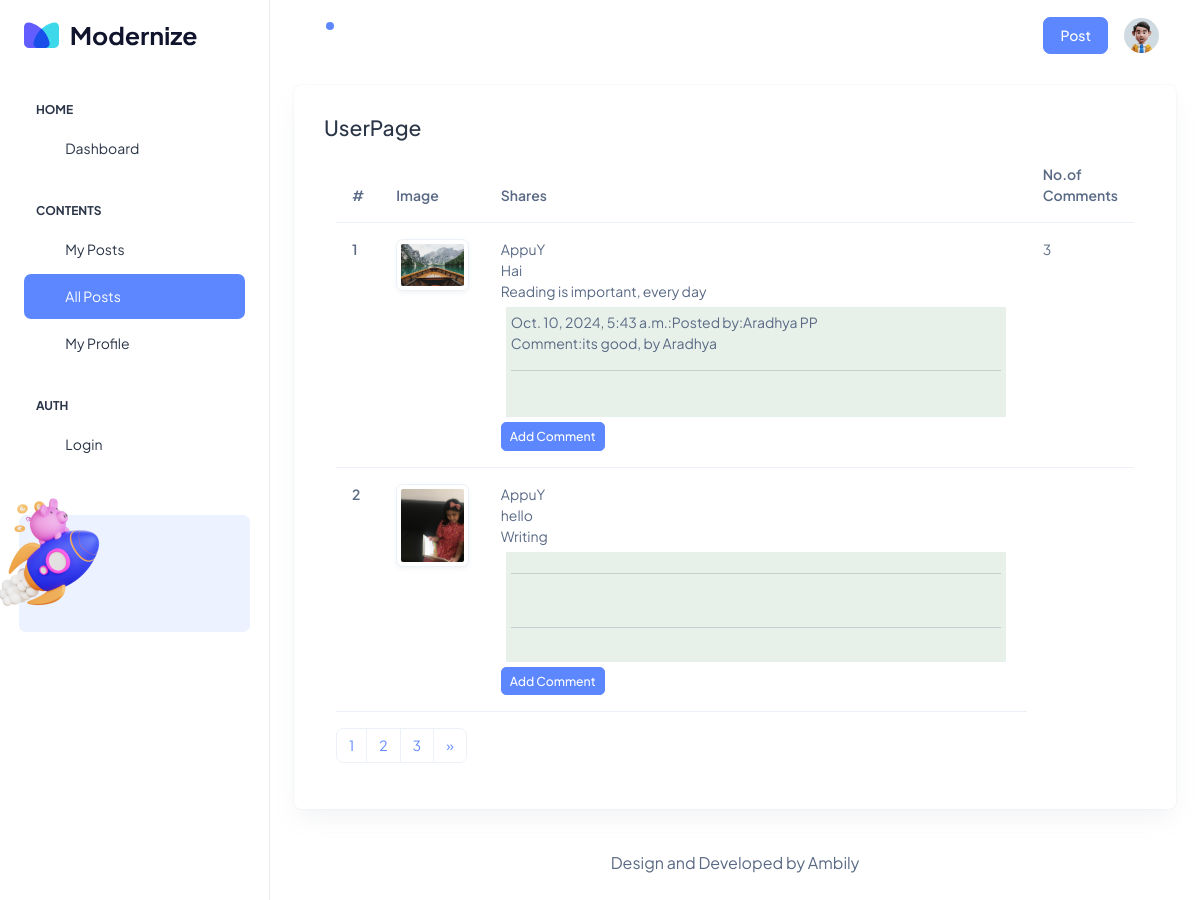
Page /postlist/ (signed in) on the committed database.
### userapp/models.py (models this page shows, shortened)
class UserPosts(models.Model):
    username = models.CharField(max_length=100,null=True)
    title = models.CharField(max_length=100, null=True)
    image = models.ImageField(upload_to='post.media')
    content = models.CharField(max_length=500)

class UserProfile(models.Model):
    username = models.CharField(max_length=200)
    firstname = models.CharField(max_length=200)
    lastname = models.CharField(max_length=200)
    email = models.CharField(max_length=300)
    contactno = models.IntegerField()
    password = models.CharField(max_length=200)
    confpassword = models.CharField(max_length=200)

class BlogComment(models.Model):
    blogid = models.IntegerField()
    username = models.CharField(max_length=100, null=True)
    firstname = models.CharField(max_length=100, null=True)
    lastname = models.CharField(max_length=100, null=True)
    postedby_username= models.CharField(max_length=100, null=True)
    comment= models.CharField(max_length=600,null=True)
    date_cmnt_posted = models.DateTimeField(default=timezone.now)

### userapp/views.py (the view)
# urls.py: path("postlist/", views.postcomment, name='postlist'),
def postcomment(request):
    user_name = request.session['username']
    alluserposts = UserPosts.objects.all()
    user_details = loginTable.objects.get(username=user_name)
    blog_userdetails=UserProfile.objects.all()
    user_comments=BlogComment.objects.all()
    paginator = Paginator(alluserposts, 2)
    page_number = request.GET.get('page')
    try:
        page = paginator.get_page(page_number)
    except EmptyPage:
        page = paginator.page(page_number.num_pages)
    if(user_details.type=='user'):
        return render(request, 'user/comment.html', {'alluserposts': alluserposts,'page':page,'user_comments':user_comments,'blog_userdetails':blog_userdetails})
    else:
        return render(request, 'user/admincomment.html', {'alluserposts': alluserposts, 'page': page,'user_comments':user_comments,'blog_userdetails':blog_userdetails})

### templates/user/comment.html (shortened to what this page needs)
{% extends 'user/base1.html' %}
{% load static %}
{% block content %}
<h4>UserPage</h4>
<div class="container">
        <div class="row">
        <div class="col-12">
		<table class="table table-image">
		  <thead>
		    <tr>
		      <th scope="col">#</th>
		      <th scope="col">Image</th>
		      <th scope="col">Shares</th>
              <th scope="col">No.of Comments</th>
		    </tr>
		  </thead>
		  <tbody>
           {%for alluserposts in page %}
		    <tr>
		      <th scope="row">{{forloop.counter}}</th>
		      <td class="w-25">
			      <img src="{{alluserposts.image.url}}" class="img-fluid img-thumbnail" alt="Sheep">
		      </td>
                 <td>
                {%for bloguserdetails in blog_userdetails %}
                        {% if bloguserdetails.username == alluserposts.username %}
		     {{bloguserdetails.firstname}}{{bloguserdetails.lastname}}</br>
                      {% endif %}
                  {% endfor %}
		      {{alluserposts.title}}</br>
		      {{alluserposts.content}}
               <div class="scroll">
                   {%for comments in user_comments %}
                        {% if comments.blogid == alluserposts.id %}
                   <p>    {{comments.date_cmnt_posted}}:Posted by:{{comments.firstname}} {{comments.lastname}}<br>
                   Comment:{{comments.comment}}</p>
                         {% endif %}
                   <hr>
                    {% endfor %}
               </div>
               <div style="width:300px;">
                <a href="{%url 'postcomments' alluserposts.id %}" class="btn btn-primary btn-sm">Add Comment</a>
               </div>
              </td>
                {%for comments in user_comments %}
                        {% if comments.blogid == alluserposts.id %}
		      <td>{{user_comments.count}}</td>
                    {% endif %}
                {% endfor %}
		    </tr>
              {%endfor%}
		  </tbody>
		</table>
        <nav aria-label="Page navigation example">
  <ul class="pagination">
    {% for num in page.paginator.page_range%}
    <li class="page-item {% if page_number == num %} activate {% endif %}">
      <a class="page-link" href="?page={{num}}">{{num}}</a>
    </li>
    {% endfor %}
     {%if page.has_next %}
    <li class="page-item">
      <a class="page-link" href="?page={{page.next_page_number}}" aria-label="Next">
        <span aria-hidden="true">&raquo;</span>
      </a>
    </li>
    {% endif %}
  </ul>
</nav>
    </div>
  </div>
</div>
{% endblock %}

### templates/user/comment.html (style rules this page uses)
div.scroll { margin: 5px; padding: 5px; background-color: #e7f0e9; width: 500px; height: 110px; overflow-x: auto; overflow-y: auto; text-align: justify; }

### rows in the picture
UserPosts: image (picture), title "Hai", content "Reading is important, every day"
UserProfile: firstname "Appu", lastname "Y"
BlogComment: date_cmnt_posted "Oct. 10, 2024, 5:43 a.m.", firstname "Aradhya", lastname "PP", comment "its good, by Aradhya", count "3"
UserPosts: image (picture), title "hello", content "Writing"

### other values in the picture
{{ num }} "1" "2" "3"
